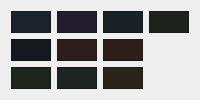
                  <widget class="QWidget" name="tab_8">
                   <attribute name="title">
                    <string>Credentials</string>
                   </attribute>
                   <layout class="QGridLayout" name="gridLayout_50">
                    <item row="3" column="1">
                     <widget class="QFrame" name="frame_5">
                      <property name="styleSheet">
                       <string notr="true">background-color: rgb(28, 36, 36);
</string>
                      </property>
                      <property name="frameShape">
                       <enum>QFrame::StyledPanel</enum>
                      </property>
                      <property name="frameShadow">
                       <enum>QFrame::Raised</enum>
                      </property>
                     </widget>
                    </item>
                    <item row="2" column="2">
                     <widget class="QFrame" name="frame_9">
                      <property name="styleSheet">
                       <string notr="true">background-color: rgb(44, 31, 28);
</string>
                      </property>
                      <property name="frameShape">
                       <enum>QFrame::StyledPanel</enum>
                      </property>
                      <property name="frameShadow">
                       <enum>QFrame::Raised</enum>
                      </property>
                     </widget>
                    </item>
                    <item row="3" column="2">
                     <widget class="QFrame" name="frame_10">
                      <property name="styleSheet">
                       <string notr="true">background-color: rgb(41, 37, 28);
</string>
                      </property>
                      <property name="frameShape">
                       <enum>QFrame::StyledPanel</enum>
                      </property>
                      <property name="frameShadow">
                       <enum>QFrame::Raised</enum>
                      </property>
                     </widget>
                    </item>
                    <item row="2" column="1">
                     <widget class="QFrame" name="frame_6">
                      <property name="styleSheet">
                       <string notr="true">background-color: rgb(44, 28, 28);
</string>
                      </property>
                      <property name="frameShape">
                       <enum>QFrame::StyledPanel</enum>
                      </property>
                      <property name="frameShadow">
                       <enum>QFrame::Raised</enum>
                      </property>
                     </widget>
                    </item>
                    <item row="0" column="1">
                     <widget class="QFrame" name="frame_7">
                      <property name="styleSheet">
                       <string notr="true">background-color: rgb(34, 28, 44);
</string>
                      </property>
                      <property name="frameShape">
                       <enum>QFrame::StyledPanel</enum>
                      </property>
                      <property name="frameShadow">
                       <enum>QFrame::Raised</enum>
                      </property>
                     </widget>
                    </item>
                    <item row="0" column="2">
                     <widget class="QFrame" name="frame_8">
                      <property name="styleSheet">
                       <string notr="true">background-color: rgb(24, 34, 36);
</string>
                      </property>
                      <property name="frameShape">
                       <enum>QFrame::StyledPanel</enum>
                      </property>
                      <property name="frameShadow">
                       <enum>QFrame::Raised</enum>
                      </property>
                     </widget>
                    </item>
                    <item row="3" column="0">
                     <widget class="QFrame" name="frame_4">
                      <property name="styleSheet">
                       <string notr="true">background-color: rgb(29, 38, 29);
</string>
                      </property>
                      <property name="frameShape">
                       <enum>QFrame::StyledPanel</enum>
                      </property>
                      <property name="frameShadow">
                       <enum>QFrame::Raised</enum>
                      </property>
                     </widget>
                    </item>
                    <item row="0" column="0">
                     <widget class="QFrame" name="frame_2">
                      <property name="styleSheet">
                       <string notr="true">background-color: rgb(28, 34, 44);
</string>
                      </property>
                      <property name="frameShape">
                       <enum>QFrame::StyledPanel</enum>
                      </property>
                      <property name="frameShadow">
                       <enum>QFrame::Raised</enum>
                      </property>
                     </widget>
                    </item>
                    <item row="2" column="0">
                     <widget class="QFrame" name="frame_3">
                      <property name="styleSheet">
                       <string notr="true">background-color: rgb(20, 24, 31);
</string>
                      </property>
                      <property name="frameShape">
                       <enum>QFrame::StyledPanel</enum>
                      </property>
                      <property name="frameShadow">
                       <enum>QFrame::Raised</enum>
                      </property>
                     </widget>
                    </item>
                    <item row="0" column="3">
                     <widget class="QFrame" name="frame_11">
                      <property name="styleSheet">
                       <string notr="true">background-color: rgb(31, 34, 28);
</string>
                      </property>
                      <property name="frameShape">
                       <enum>QFrame::StyledPanel</enum>
                      </property>
                      <property name="frameShadow">
                       <enum>QFrame::Raised</enum>
                      </property>
                     </widget>
                    </item>
                   </layout>
                  </widget>
